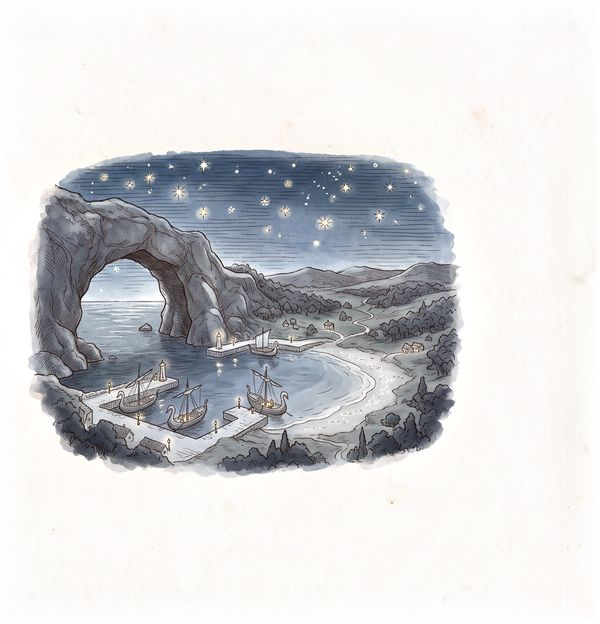
#> input picture art/out/ama-alqualonde_card.jpg, 600 x 624 px
$ python -i process.py   (imports and definitions only)
#> lines starting #> are read from the running program, lines starting #| are printed output that depends on the picture
"""Prepares the Gemini images for the map.
vignettes  -> out/<key>_card.jpg (flat white ground, for 'multiply' on the card) and out/<key>_sprite.png (sepia ink with transparency)
ornaments  -> out/orn_<key>.png (sepia ink with transparency)
textures   -> out/tex_<key>.jpg"""
import sys, glob, os, numpy as np
from PIL import Image
from scipy import ndimage as ndi
INK = np.array([54, 39, 25], np.float32)
def flat(path, n=1024):
#> called with path = 'out/ama-alqualonde_card.jpg', n = 1024
    im = Image.open(path).convert('RGB'); im = im.resize((n, n), Image.LANCZOS) if im.size != (n, n) else im
#> in flat, im is the input picture: PIL image 600x624 RGB; mean R, G, B 211.9, 212.1, 213.6
    a = np.asarray(im, np.float32) / 255
    bg = np.stack([ndi.gaussian_filter(ndi.maximum_filter(a[..., c], size=45), 38) for c in range(3)], -1)   # the paper without the drawing
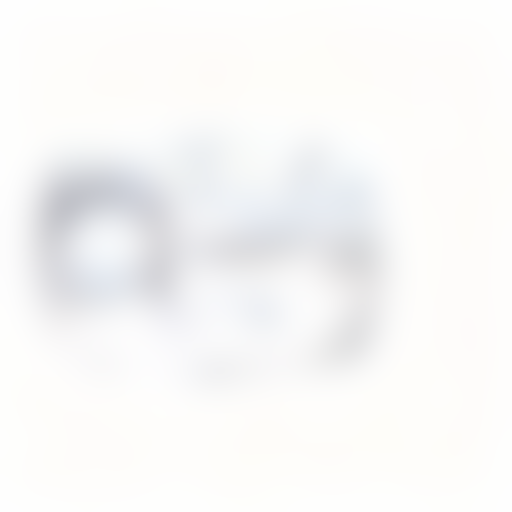
#> bg: shape (1024, 1024, 3) float32 (shown at 1/2 size); mean R, G, B 0.975, 0.975, 0.975
    return np.clip(a / np.maximum(bg, 1e-3), 0, 1)
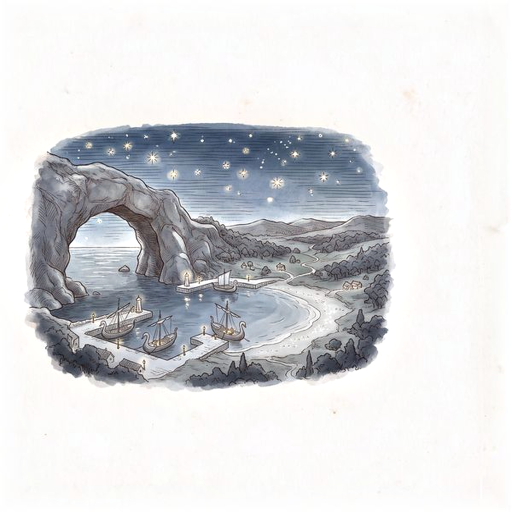
#> returned value: shape (1024, 1024, 3) float32 (shown at 1/2 size); mean of channels 0, 1, 2 0.848, 0.852, 0.862; drawn as R, G, B
def ink_alpha(ff, gain=2.4, floor=0.06):
    L = ff @ np.array([0.299, 0.587, 0.114], np.float32); return np.clip((1 - L - floor) * gain, 0, 1)
def bbox(al, pad=0.04, square=True):
    ys, xs = np.nonzero(ndi.binary_opening(al > 0.2, iterations=2)); n = al.shape[0]
    if len(xs) == 0: return 0, 0, n, n
    x0, x1, y0, y1 = xs.min(), xs.max(), ys.min(), ys.max(); p = int(n * pad)
    if square:
        s = max(x1 - x0, y1 - y0) + 2 * p; cx, cy = (x0 + x1) // 2, (y0 + y1) // 2; x0, y0 = cx - s // 2, cy - s // 2; x1, y1 = x0 + s, y0 + s
    else: x0, y0, x1, y1 = x0 - p, y0 - p, x1 + p, y1 + p
    return max(0, x0), max(0, y0), min(n, x1), min(n, y1)
def rgba(al, size):
    out = np.dstack([np.broadcast_to(INK, al.shape + (3,)), al[..., None] * 255]).astype(np.uint8)
    im = Image.fromarray(out, 'RGBA'); w, h = im.size; k = size / max(w, h); return im.resize((max(1, round(w * k)), max(1, round(h * k))), Image.LANCZOS)
def vignette(path, key):
    ff = flat(path); al = ink_alpha(ff); x0, y0, x1, y1 = bbox(al)
    # fade the picture to white at the edge of the crop so no rectangle shows on the card
    crop = ff[y0:y1, x0:x1]; h, w = crop.shape[:2]; yy, xx = np.mgrid[0:h, 0:w]; e = np.minimum(np.minimum(xx, w - 1 - xx) / w, np.minimum(yy, h - 1 - yy) / h); f = np.clip(e / 0.05, 0, 1)[..., None]
    Image.fromarray(((crop * f + (1 - f)) * 255).astype(np.uint8)).resize((600, round(600 * h / w)), Image.LANCZOS).save(f'out/{key}_card.jpg', quality=80, optimize=True)
    if key[:2] in ('p-', 'b-', 't-', 'r-'): return   # peoples, battles and things: card picture only
    # map drawing: tonal sepia ink on a soft cream ground, so that it stays readable on dark relief
    L = crop @ np.array([0.299, 0.587, 0.114], np.float32); ia = np.clip((1 - L - 0.04) * 1.6, 0, 1) ** 0.9 * f[..., 0]
    m = ndi.gaussian_filter(ndi.binary_closing(al[y0:y1, x0:x1] > 0.12, iterations=6).astype(np.float32), 14); ha = np.clip(m * 1.5 - 0.15, 0, 1) * 0.8 * f[..., 0]
    a = ia + ha * (1 - ia); cream = np.array([238, 224, 190], np.float32)
    rgb = (INK * ia[..., None] + cream * (ha * (1 - ia))[..., None]) / np.maximum(a, 1e-3)[..., None]
    im = Image.fromarray(np.dstack([rgb, a[..., None] * 255]).astype(np.uint8), 'RGBA'); im.resize((256, round(256 * h / w)), Image.LANCZOS).quantize(colors=128, method=Image.FASTOCTREE).save(f'out/{key}_sprite.png', optimize=True)
def ornament(path, key, size):
    ff = flat(path); al = ink_alpha(ff, 2.8, 0.07); x0, y0, x1, y1 = bbox(al, 0.015, False); rgba(al[y0:y1, x0:x1], size).save(f'out/orn_{key}.png', optimize=True)
def texture(path, key, size):
    Image.open(path).convert('RGB').resize((size, size), Image.LANCZOS).save(f'out/tex_{key}.jpg', quality=72, optimize=True)
ORN = {'compass': 420, 'ship': 300, 'serpent': 340, 'cartouche': 760, 'corner': 320, 'swanship': 300}
# [7 lines not run here, left out]

>>> result = flat('out/ama-alqualonde_card.jpg')

$ run again, on art/out/amonrudh_card.jpg
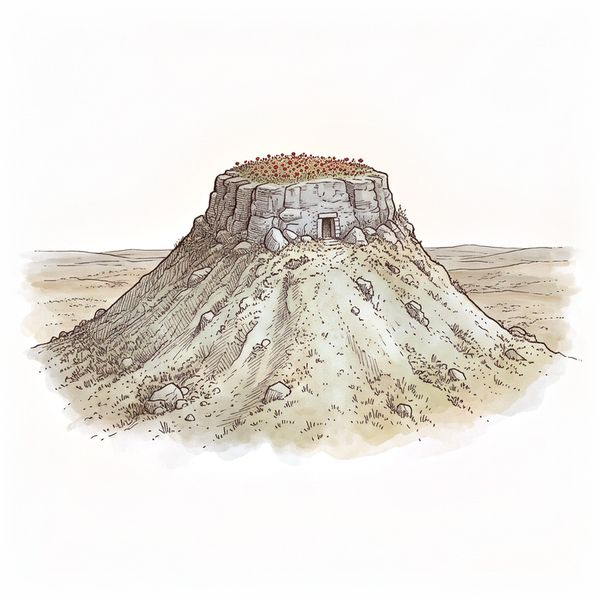
#> input picture art/out/amonrudh_card.jpg, 600 x 600 px
#> in flat, im is the input picture: PIL image 600x600 RGB; mean R, G, B 233.9, 230.1, 224.6
#> im: PIL image 1024x1024 RGB
#> in flat, `bg = np.stack([ndi.gaussian_filter(ndi.maximum_filter(a[..., c], size=..`:
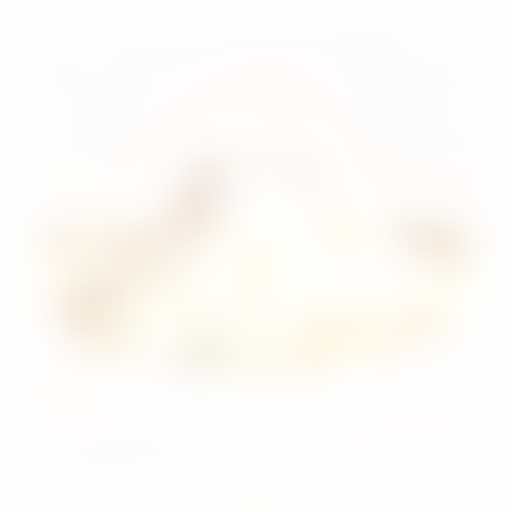
#> bg: shape (1024, 1024, 3) float32 (shown at 1/2 size); mean R, G, B 0.998, 0.992, 0.979
#> in flat, `return np.clip(a / np.maximum(bg, 1e-3), 0, 1)`:
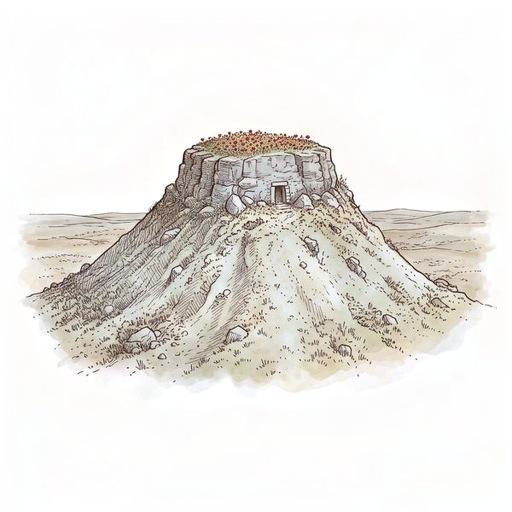
#> returned value: shape (1024, 1024, 3) float32 (shown at 1/2 size); mean of channels 0, 1, 2 0.923, 0.914, 0.9; drawn as R, G, B

$ run again, on art/out/angband_card.jpg
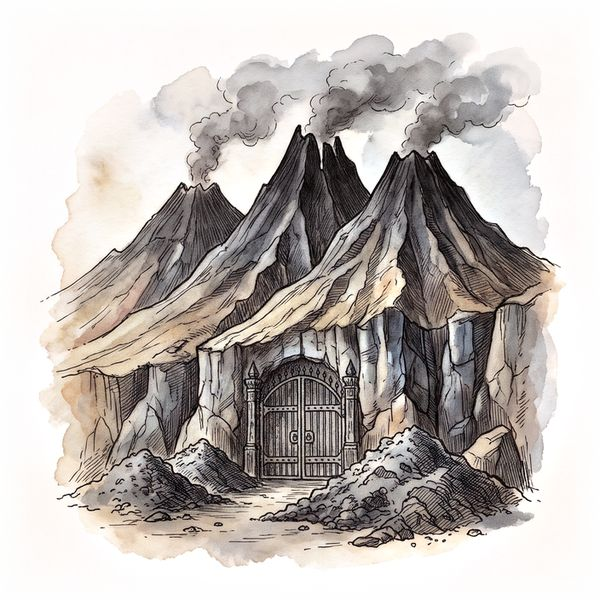
#> input picture art/out/angband_card.jpg, 600 x 600 px
#> in flat, im is the input picture: PIL image 600x600 RGB; mean R, G, B 190.9, 184.7, 180.9
#> im: PIL image 1024x1024 RGB
#> in flat, `bg = np.stack([ndi.gaussian_filter(ndi.maximum_filter(a[..., c], size=..`:
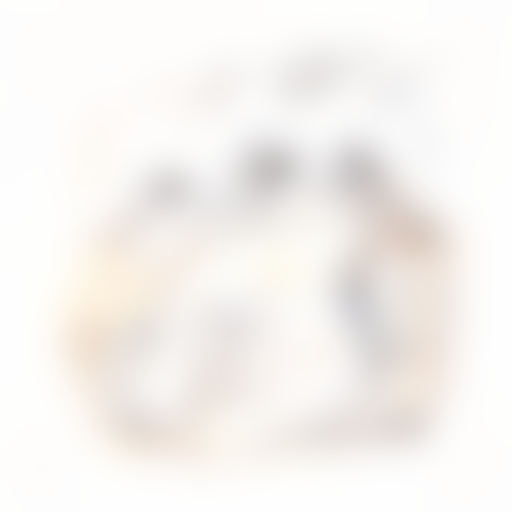
#> bg: shape (1024, 1024, 3) float32 (shown at 1/2 size); mean R, G, B 0.969, 0.955, 0.945
#> in flat, `return np.clip(a / np.maximum(bg, 1e-3), 0, 1)`:
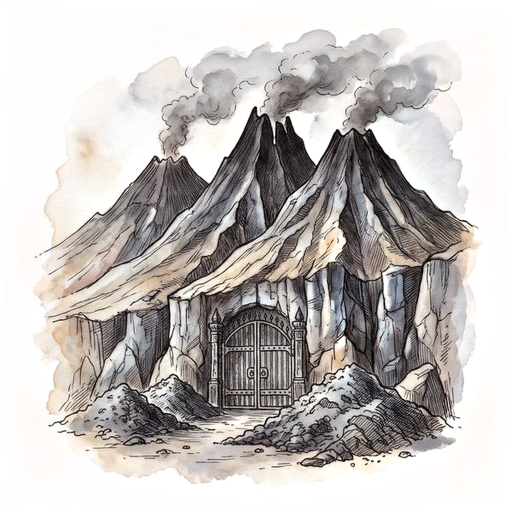
#> returned value: shape (1024, 1024, 3) float32 (shown at 1/2 size); mean of channels 0, 1, 2 0.765, 0.748, 0.74; drawn as R, G, B

$ run again, on art/out/argonath_card.jpg
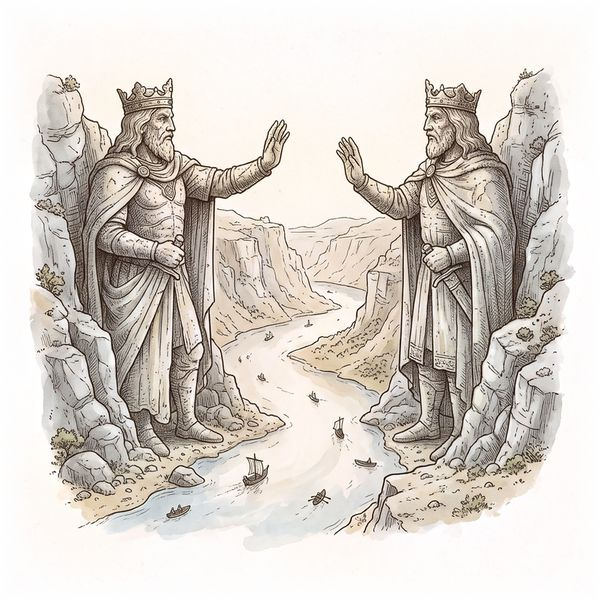
#> input picture art/out/argonath_card.jpg, 600 x 600 px
#> in flat, im is the input picture: PIL image 600x600 RGB; mean R, G, B 216.4, 209.7, 202.8
#> in flat, `im = im.resize((n, n), Image.LANCZOS) if im.size != (n, n) else im`:
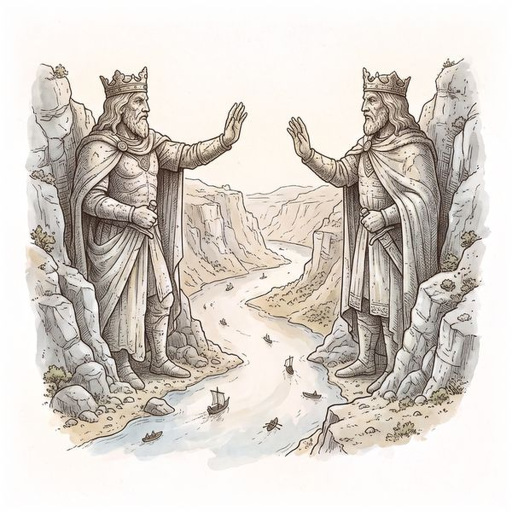
#> im: PIL image 1024x1024 RGB (shown at 1/2 size); mean R, G, B 216.3, 209.7, 202.8
#> in flat, `bg = np.stack([ndi.gaussian_filter(ndi.maximum_filter(a[..., c], size=..`:
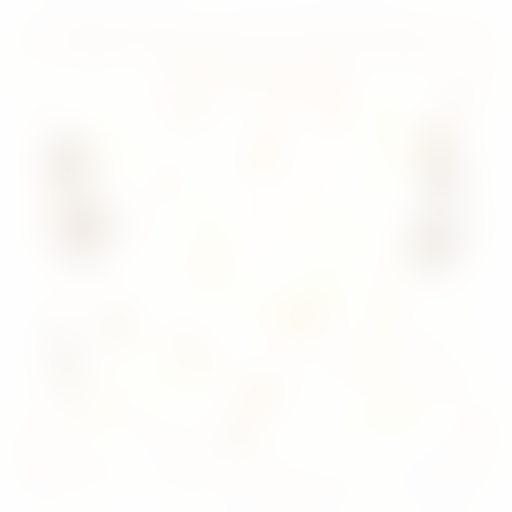
#> bg: shape (1024, 1024, 3) float32 (shown at 1/2 size); mean R, G, B 0.998, 0.996, 0.99
